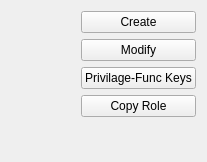
                 <widget class="QWidget" name="page_34">
                  <property name="geometry">
                   <rect>
                    <x>-128</x>
                    <y>0</y>
                    <width>207</width>
                    <height>162</height>
                   </rect>
                  </property>
                  <attribute name="label">
                   <string>Roles</string>
                  </attribute>
                  <layout class="QGridLayout" name="gridLayout_34">
                   <item row="5" column="1">
                    <widget class="QPushButton" name="QAct_Modify_Roles_Privilages">
                     <property name="text">
                      <string>Privilage-Func Keys</string>
                     </property>
                    </widget>
                   </item>
                   <item row="4" column="1">
                    <widget class="QPushButton" name="QAct_Modify_Role">
                     <property name="text">
                      <string>Modify</string>
                     </property>
                    </widget>
                   </item>
                   <item row="6" column="1">
                    <widget class="QPushButton" name="QAct_Copy_Role">
                     <property name="text">
                      <string>Copy Role</string>
                     </property>
                    </widget>
                   </item>
                   <item row="3" column="1">
                    <widget class="QPushButton" name="QAct_Create_Role">
                     <property name="text">
                      <string>Create</string>
                     </property>
                    </widget>
                   </item>
                   <item row="7" column="1">
                    <spacer name="verticalSpacer_23">
                     <property name="orientation">
                      <enum>Qt::Vertical</enum>
                     </property>
                     <property name="sizeHint" stdset="0">
                      <size>
                       <width>71</width>
                       <height>29</height>
                      </size>
                     </property>
                    </spacer>
                   </item>
                   <item row="4" column="0">
                    <layout class="QGridLayout" name="gridLayout_52">
                     <item row="0" column="0">
                      <spacer name="horizontalSpacer_20">
                       <property name="orientation">
                        <enum>Qt::Horizontal</enum>
                       </property>
                       <property name="sizeHint" stdset="0">
                        <size>
                         <width>40</width>
                         <height>20</height>
                        </size>
                       </property>
                      </spacer>
                     </item>
                    </layout>
                   </item>
                  </layout>
                 </widget>
